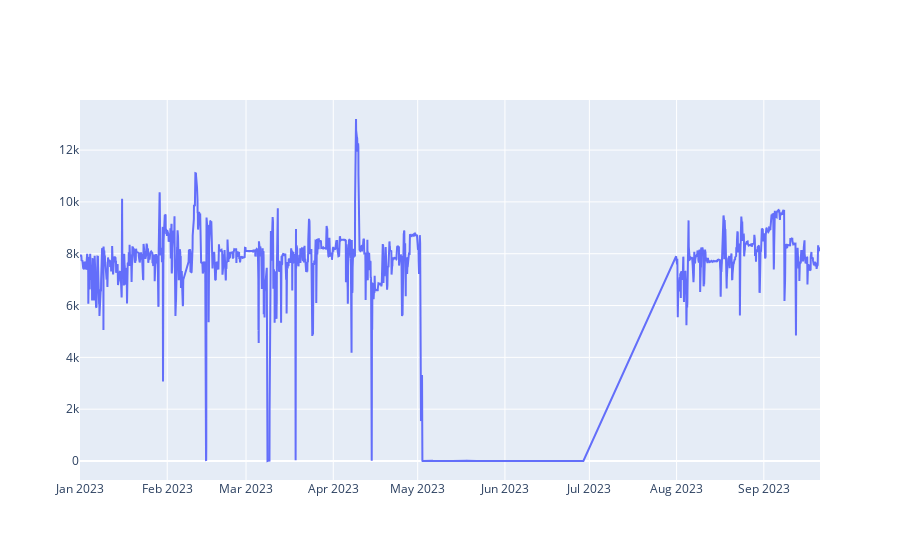

The code cell stored with this chart in its notebook:
### Code cell
# visualize the distribution of the target variable using plotly
fig = go.Figure()
fig.add_trace(go.Scatter(x=y.index, y=y, mode='lines', name='target'))
fig.show()

### Figure 1 — Plotly figure (JSON) as saved in the notebook; plotly's stock layout.template omitted (floating-point values rounded to 4 significant figures; data arrays with more than 128 entries replaced by an {"elided": "..."} marker saying what was removed)
{"data": [{"mode": "lines", "name": "target", "type": "scatter", "x": {"elided": "4562 str values"}, "y": {"elided": "4562 float values"}}], "layout": {}}
